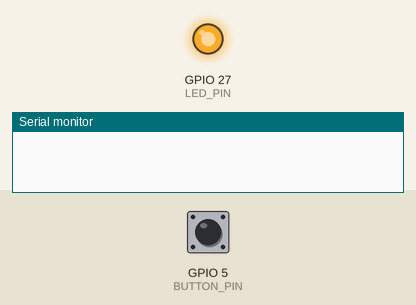
A program run on a simulated ESP32. Shown: output pins drawn as LEDs (lit = HIGH), the last lines printed to the serial monitor. Dashed ring = blinking. The test bench sets the inputs (shaded band); at power-on: GPIO 5 (BUTTON_PIN) LOW.

Above: at 1.2 s.
1.3 s: GPIO 5 (BUTTON_PIN) pulled HIGH for 0.15 s
At 1.8 s:
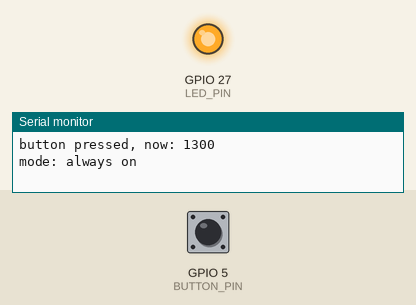
2.9 s: GPIO 5 (BUTTON_PIN) pulled HIGH for 1 s
At 3.9 s:
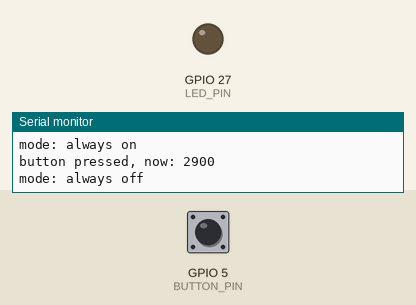
5.4 s: GPIO 5 (BUTTON_PIN) driven HIGH
At 7.2 s:
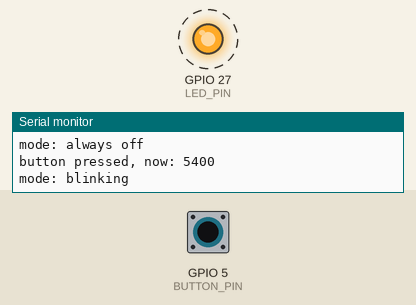
Timing chart, 0 to 13.9 s (numbered marks = the images above; inputs shaded):
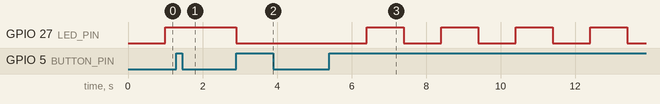

Measured:
- after the input at 1.3 s, GPIO 27 (LED_PIN): stays HIGH (without the input it goes to LOW after 0.70 s)
- after the input at 2.9 s, GPIO 27 (LED_PIN): HIGH → LOW at once
- after the input at 5.4 s, GPIO 27 (LED_PIN): alternates HIGH for 1.0 s and LOW for 1.0 s, starting after 1.0 s

The program:

main.cpp
```cpp
#include <Arduino.h>
#include "config.h"
#include "LED.h"
#include "Blinker.h"
#include "Button.h"
#include "Log.h"

enum class LedMode : uint8_t {
    Blinking,
    AlwaysOn,
    AlwaysOff
};

// State
static LedMode mode = LedMode::Blinking;

// LED instance representing the physical LED on the board
Led led(Config::LED_PIN);

// Controls blinking logic for each LED
Blinker blinker(led, Config::BLINK_INTERVAL_MS);

// Controls button input and debouncing logic
Button button(Config::BUTTON_PIN, Config::DEBOUNCE_MS);


// API
static void handleButton();
static LedMode nextMode(LedMode current);
static void enterMode(LedMode newMode);
static void updateMode();
static void loopTimeReport();

// Main
void setup() {
    LOG_INIT(Config::SERIAL_BAUD);

    led.init();
    button.init();
}

void loop() {
    handleButton();
    updateMode();

    #if SHOULD_LOOP_REPORT
        loopTimeReport();
    #endif
}

// Implementations
static void handleButton() {
    if (!button.consumePress()) {
        return;
    }

    LOGF("button pressed, now: %lu\n", static_cast<unsigned long>(millis()));

    enterMode(nextMode(mode));
}

// Чистый расчёт следующего режима, без побочных эффектов
static LedMode nextMode(LedMode current) {
    switch (current) {
        case LedMode::Blinking:  return LedMode::AlwaysOn;
        case LedMode::AlwaysOn:  return LedMode::AlwaysOff;
        case LedMode::AlwaysOff: return LedMode::Blinking;
    }
    return LedMode::Blinking;   // недостижимо, но глушит warning о пути без return
}

// Action on entering a new mode
static void enterMode(LedMode newMode) {
    mode = newMode;

    switch (mode) {
        case LedMode::Blinking:
            blinker.reset();   // фаза мигания всегда стартует заново
            LOG("mode: blinking");
            break;

        case LedMode::AlwaysOn:
            led.set(LedState::On);
            LOG("mode: always on");
            break;

        case LedMode::AlwaysOff:
            led.set(LedState::Off);
            LOG("mode: always off");
            break;
    }
}

// Periodic action for the current LED mode
static void updateMode() {
    switch (mode) {
        case LedMode::Blinking:
            blinker.update();
            break;

        case LedMode::AlwaysOn:
        case LedMode::AlwaysOff:
            break;
    }
}

// Reports the average loop time every Config::LOOP_REPORT_EVERY iterations
static void loopTimeReport() {
    static uint32_t iterations = 0;
    static uint32_t windowStartUs = micros();

    ++iterations;

    if (iterations >= Config::LOOP_REPORT_EVERY) {
        uint32_t elapsedUs = micros() - windowStartUs;

        LOGF("superloop: %lu iterations, avg %.2f us/iter\n",
             static_cast<unsigned long>(iterations),
             static_cast<double>(elapsedUs) / iterations);

        iterations = 0;
        windowStartUs = micros();
    }
}
```

Blinker.h
```cpp
#ifndef BLINKER_H
#define BLINKER_H

#include <Arduino.h>
#include "LED.h"

class Blinker {
    private:
        Led& led;
        uint32_t intervalMs;
        uint32_t lastToggleMs;

    public:
        Blinker(Led& l, uint32_t intervalMs);

        void update();
        void reset();
};

#endif // BLINKER_H
```

Button.h
```cpp
#ifndef BUTTON_H
#define BUTTON_H

#include <Arduino.h>

class Button {
    private:
        uint8_t pin;
        uint32_t debounceMs;
        uint32_t lastPressMs;

    public:
        Button(uint8_t pin, uint32_t debounceMs);

        void init();

        bool consumePress();
};

#endif // BUTTON_H
```

LED.h
```cpp
#ifndef LED_H
#define LED_H

#include <Arduino.h>

enum class LedState : uint8_t {
    Off = LOW,
    On  = HIGH
};

class Led {
    private:
        uint8_t pin;
        LedState state;

    public:
        explicit Led(uint8_t pin);

        void init();

        void set(LedState newState);
        void toggle();

        LedState get() const;
};
#endif // LED_H
```

Log.h
```cpp
#ifndef LOG_H
#define LOG_H

#include <Arduino.h>

#if DEBUG

#define LOG_INIT(baud)   Serial.begin(baud)
#define LOG(msg)         Serial.println(msg)
#define LOGF(fmt, ...)   Serial.printf(fmt, ##__VA_ARGS__)

#else

#define LOG_INIT(baud)   ((void)0)
#define LOG(msg)         ((void)0)
#define LOGF(fmt, ...)   ((void)0)

#endif

#endif // LOG_H
```

Blinker.cpp
```cpp
#include <Arduino.h>
#include "Blinker.h"

Blinker::Blinker(Led& l, uint32_t interval) :
    led(l),
    intervalMs(interval),
    lastToggleMs(0) { }

void Blinker::update() {
    uint32_t now = millis();

    if (now - lastToggleMs >= intervalMs) {
        lastToggleMs = now;
        led.toggle();
    }
}

void Blinker::reset() {
    lastToggleMs = millis();
}
```

Button.cpp
```cpp
#include <Arduino.h>
#include "Button.h"

static volatile bool s_pressed = false;

static void IRAM_ATTR onPress() {
    s_pressed = true;
}

Button::Button(uint8_t p, uint32_t debounce) :
    pin(p),
    debounceMs(debounce),
    lastPressMs(0) { }

void Button::init() {
    pinMode(pin, INPUT);
    attachInterrupt(digitalPinToInterrupt(pin), onPress, RISING);
}

bool Button::consumePress() {
    if (!s_pressed) {
        return false;
    }

    uint32_t now = millis();

    if (now - lastPressMs < debounceMs) {
        s_pressed = false;
        return false;
    }

    s_pressed = false;
    lastPressMs = now;
    return true;
}
```

LED.cpp
```cpp
#include <Arduino.h>
#include "LED.h"

Led::Led(uint8_t p) : pin(p), state(LedState::Off) { }

void Led::init() {
    pinMode(pin, OUTPUT);
    set(LedState::Off);
}

void Led::set(LedState newState) {
    state = newState;

    // for preventing enum implicit cast to int
    digitalWrite(pin, static_cast<uint8_t>(state));
}

void Led::toggle() {
    set(state == LedState::On ? LedState::Off : LedState::On);
}

LedState Led::get() const {
    return state;
}
```

config.h
```cpp
#ifndef CONFIG_H
#define CONFIG_H

#include <Arduino.h>

#define DEBUG 1
#define SHOULD_LOOP_REPORT 0

struct Config {
    static constexpr uint8_t LED_PIN = 27;
    static constexpr uint8_t BUTTON_PIN = 5;

    static constexpr uint32_t BLINK_INTERVAL_MS = 1000;

    static constexpr uint32_t DEBOUNCE_MS = 200;

    static constexpr uint8_t SHORT_PRESS_BLINKS = 3;

    static constexpr unsigned long SERIAL_BAUD = 115200;
    static constexpr uint32_t LOOP_REPORT_EVERY = 1000;
};

#endif // CONFIG_H
```
